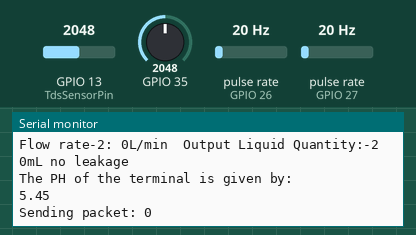
Simulated run of this sketch. Board: ESP32. Shown: the last lines printed to the serial monitor. Wiring (inferred from the names in the program): 2 × pulse sensor: data GPIO 26 / data GPIO 27. Inputs (shaded band) come from the test bench; at power-on: pulse rate (sensors on GPIO 26, GPIO 27) 20 Hz, GPIO 35 = 2048, GPIO 13 (TdsSensorPin) = 2048. No radio packets arrive unless stated.

Above: at 2.2 s.
2.3 s: pulse rate (sensor on GPIO 26) set to 4 Hz
At 7.0 s:
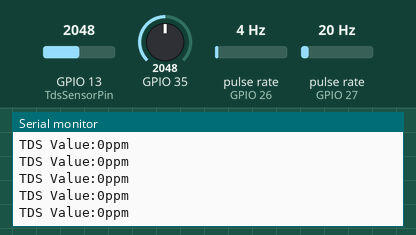
13.7 s: pulse rate (sensor on GPIO 27) set to 4 Hz
At 14.8 s:
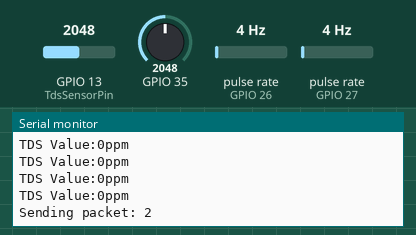
15.2 s: GPIO 35 set to 2866
16.7 s: pulse rate (sensor on GPIO 26) set to 50 Hz
At 18.1 s:
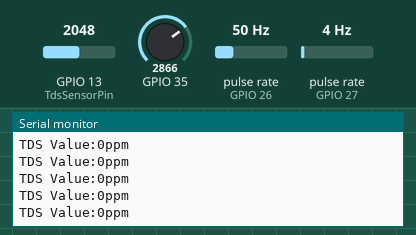
18.2 s: pulse rate (sensor on GPIO 27) set to 50 Hz
At 19.4 s:
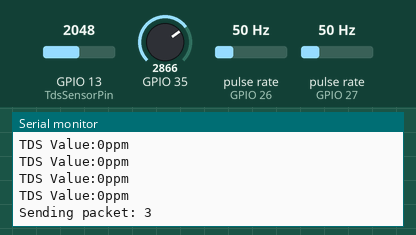
19.7 s: GPIO 35 set to 3972
Timing chart, 0 to 22.2 s (numbered marks = the images above; inputs shaded):
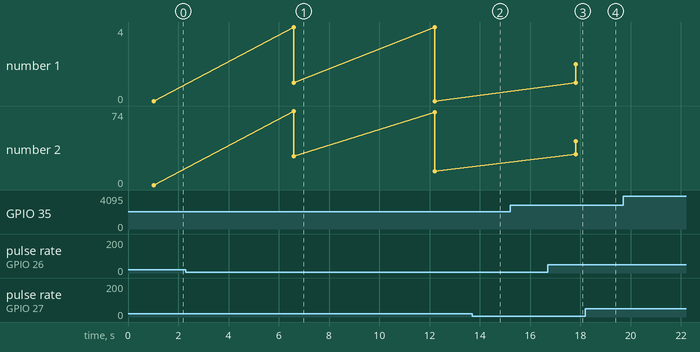

The sketch:

Transmitter.ino
```cpp
#include <LoRa.h>
#include <SPI.h>
#define ss 5
#define rst 14
#define dio0 2
#define LED_BUILTIN 2
#define SENSOR1 27
#define SENSOR2 26
#define TdsSensorPin 13
#define VREF 3.3              // analog reference voltage(Volt) of the ADC
#define SCOUNT  30            // sum of sample point

int analogBuffer[SCOUNT];     // store the analog value in the array, read from ADC
int analogBufferTemp[SCOUNT];
int analogBufferIndex = 0;
int copyIndex = 0;

float averageVoltage = 0;
float tdsValue = 0;
float temperature = 25;
int counter = 0;
float ph;
long currentMillis1 = 0;
long previousMillis1 = 0;
long currentMillis2= 0;
long previousMillis2= 0;
int interval = 1000;
boolean ledState = LOW;
float calibrationFactor = 4.5;

volatile byte pulseCount1;
volatile byte pulseCount2;

byte pulse1Sec = 0;
byte pulse2Sec = 0;
unsigned int flowMilliLitres1;
unsigned long totalMilliLitres1;
float flowRate1;
unsigned int flowMilliLitres2;
unsigned long totalMilliLitres2;
float flowRate2;
int c;

int getMedianNum(int bArray[], int iFilterLen){
  int bTab[iFilterLen];
  for (byte i = 0; i<iFilterLen; i++)
  bTab[i] = bArray[i];
  int i, j, bTemp;
  for (j = 0; j < iFilterLen - 1; j++) {
    for (i = 0; i < iFilterLen - j - 1; i++) {
      if (bTab[i] > bTab[i + 1]) {
        bTemp = bTab[i];
        bTab[i] = bTab[i + 1];
        bTab[i + 1] = bTemp;
      }
    }
  }
  if ((iFilterLen & 1) > 0){
    bTemp = bTab[(iFilterLen - 1) / 2];
  }
  else {
    bTemp = (bTab[iFilterLen / 2] + bTab[iFilterLen / 2 - 1]) / 2;
  }
  return bTemp;
}

void IRAM_ATTR pulseCounter1()
{
  pulseCount1++;
}
void IRAM_ATTR pulseCounter2()
{
  pulseCount2++;
}
void setup() {
  Serial.begin(115200);
  delay(1000);
   while (!Serial);
  Serial.println("LoRa Sender");

  LoRa.setPins(ss, rst, dio0);    //setup LoRa transceiver module

  while (!LoRa.begin(433E6))     //433E6 - Asia, 866E6 - Europe, 915E6 - North America
  {
    Serial.println(".");
    delay(500);
  }
  LoRa.setSyncWord(0xA5);
  Serial.println("LoRa Initializing OK!");
  // put your setup code here, to run once:
  pinMode(LED_BUILTIN, OUTPUT);
  pinMode(SENSOR1, INPUT_PULLUP);
  pinMode(SENSOR2, INPUT_PULLUP);
  pulseCount1 = 0;
  pulseCount2 = 0;
  flowRate1 = 0.0;
  flowMilliLitres1 = 0;
  totalMilliLitres1 = 0;
  previousMillis1 = 0;

  flowRate2 = 0.0;
  flowMilliLitres2 = 0;
  totalMilliLitres2 = 0;
  previousMillis2 = 0;

  attachInterrupt(digitalPinToInterrupt(SENSOR1), pulseCounter1, FALLING);
  attachInterrupt(digitalPinToInterrupt(SENSOR2), pulseCounter2, FALLING);
  pinMode(TdsSensorPin,INPUT);

}

void loop() {
    currentMillis1 = millis();
  currentMillis2 = millis();
  if((currentMillis1-previousMillis1)>interval)
  {
    pulse1Sec = pulseCount1;
    pulseCount1 = 0;

    // Because this loop may not complete in exactly 1 second intervals we calculate
    // the number of milliseconds that have passed since the last execution and use
    // that to scale the output. We also apply the calibrationFactor to scale the output
    // based on the number of pulses per second per units of measure (litres/minute in
    // this case) coming from the sensor.
    flowRate1 = ((1000.0/(millis()-previousMillis1))*pulse1Sec)/calibrationFactor;
    previousMillis1 = millis();

    // Divide the flow rate in litres/minute by 60 to determine how many litres have
    // passed through the sensor in this 1 second interval, then multiply by 1000 to
    // convert to millilitres.
    flowMilliLitres1 = (flowRate1 / 60) * 1000;

    // Add the millilitres passed in this second to the cumulative total
    //totalMilliLitres1 += flowMilliLitres1;

    // Print the flow rate for this second in litres / minute
    Serial.print("Flow rate-1: ");
    Serial.print(int(flowRate1));  // Print the integer part of the variable
    Serial.print("L/min");
    Serial.print("\t");       // Print tab space

    // Print the cumulative total of litres flowed since starting
    Serial.print("Output Liquid Quantity-1: ");
    Serial.print(flowMilliLitres1);
    Serial.print("mL \n\n");
    //Serial.print(flowMilliLitres1 / 1000);
    //Serial.println("L");

  }
   if((currentMillis2-previousMillis2)>interval)
  {
    pulse2Sec = pulseCount2;
    pulseCount2 = 0;

    flowRate2 = ((1000.0/(millis()-previousMillis2))*pulse2Sec)/calibrationFactor;
    previousMillis2 = millis();

    flowMilliLitres2 = (flowRate2 / 60) * 1000;

    // Add the millilitres passed in this second to the cumulative total
    //totalMilliLitres2 += flowMilliLitres2;

    // Print the flow rate for this second in litres / minute
    Serial.print("Flow rate-2: ");
    Serial.print(int(flowRate2));  // Print the integer part of the variable
    Serial.print("L/min");
    Serial.print("\t");       // Print tab space

    // Print the cumulative total of litres flowed since starting
    Serial.print("Output Liquid Quantity:-2 ");
    Serial.print(flowMilliLitres2);
    Serial.print("mL ");
    //Serial.print(flowMilliLitres2 / 1000);
    //Serial.println("L");
    c=flowMilliLitres2-flowMilliLitres1;
    if((c<3)&&(c>-3))
    Serial.print("no leakage");
    Serial.print("\n");
  }


   float Value= analogRead(35);
    float voltage1=Value*(3.3/4095.0);
    ph=(3.3*voltage1);
    Serial.println("The PH of the terminal is given by: ");
    Serial.println(ph);
    static unsigned long analogSampleTimepoint = millis();
  if(millis()-analogSampleTimepoint > 40U){     //every 40 milliseconds,read the analog value from the ADC
    analogSampleTimepoint = millis();
    analogBuffer[analogBufferIndex] = analogRead(TdsSensorPin);    //read the analog value and store into the buffer
    analogBufferIndex++;
    if(analogBufferIndex == SCOUNT){
      analogBufferIndex = 0;
    }
  }

  static unsigned long printTimepoint = millis();
  if(millis()-printTimepoint > 800U){
    printTimepoint = millis();
    for(copyIndex=0; copyIndex<SCOUNT; copyIndex++){
      analogBufferTemp[copyIndex] = analogBuffer[copyIndex];

      // read the analog value more stable by the median filtering algorithm, and convert to voltage value
      averageVoltage = getMedianNum(analogBufferTemp,SCOUNT) * (float)VREF / 4096.0;

      //temperature compensation formula: fFinalResult(25^C) = fFinalResult(current)/(1.0+0.02*(fTP-25.0));
      float compensationCoefficient = 1.0+0.02*(temperature-25.0);
      //temperature compensation
      float compensationVoltage=averageVoltage/compensationCoefficient;

      //convert voltage value to tds value
      tdsValue=(133.42*compensationVoltage*compensationVoltage*compensationVoltage - 255.86*compensationVoltage*compensationVoltage + 857.39*compensationVoltage)*0.5;

      //Serial.print("voltage:");
      //Serial.print(averageVoltage,2);
      //Serial.print("V   ");
      Serial.print("TDS Value:");
      Serial.print(tdsValue,0);
      Serial.println("ppm");
    }
  }
    delay(500);
Serial.print("Sending packet: ");
  Serial.println(counter);

  LoRa.beginPacket();
  LoRa.print("PH Value is ");
  LoRa.print(ph);
  LoRa.print(" ");
  LoRa.print("flow 1");
  LoRa.print(flowMilliLitres1);
  LoRa.print("mL ");
  LoRa.print("flow 2");
  LoRa.print(flowMilliLitres2);
  LoRa.print("mL ");
  LoRa.print("TDS Value:");
  LoRa.print(tdsValue,0);
  LoRa.println("ppm");
  LoRa.endPacket();

  counter++;

 delay(5000);

}
```

Measured:
- after the input at 2.3 s, the serial monitor: prints a new line after 4.3 s (image 1)
- after the input at 16.7 s, the serial monitor: prints a new line after 1.1 s (image 3)
- plotted number 1: 0 → 2 after the input at 16.7 s
- plotted number 2: 0 → 14 after the input at 2.3 s, 14 → 44 after the input at 16.7 s
